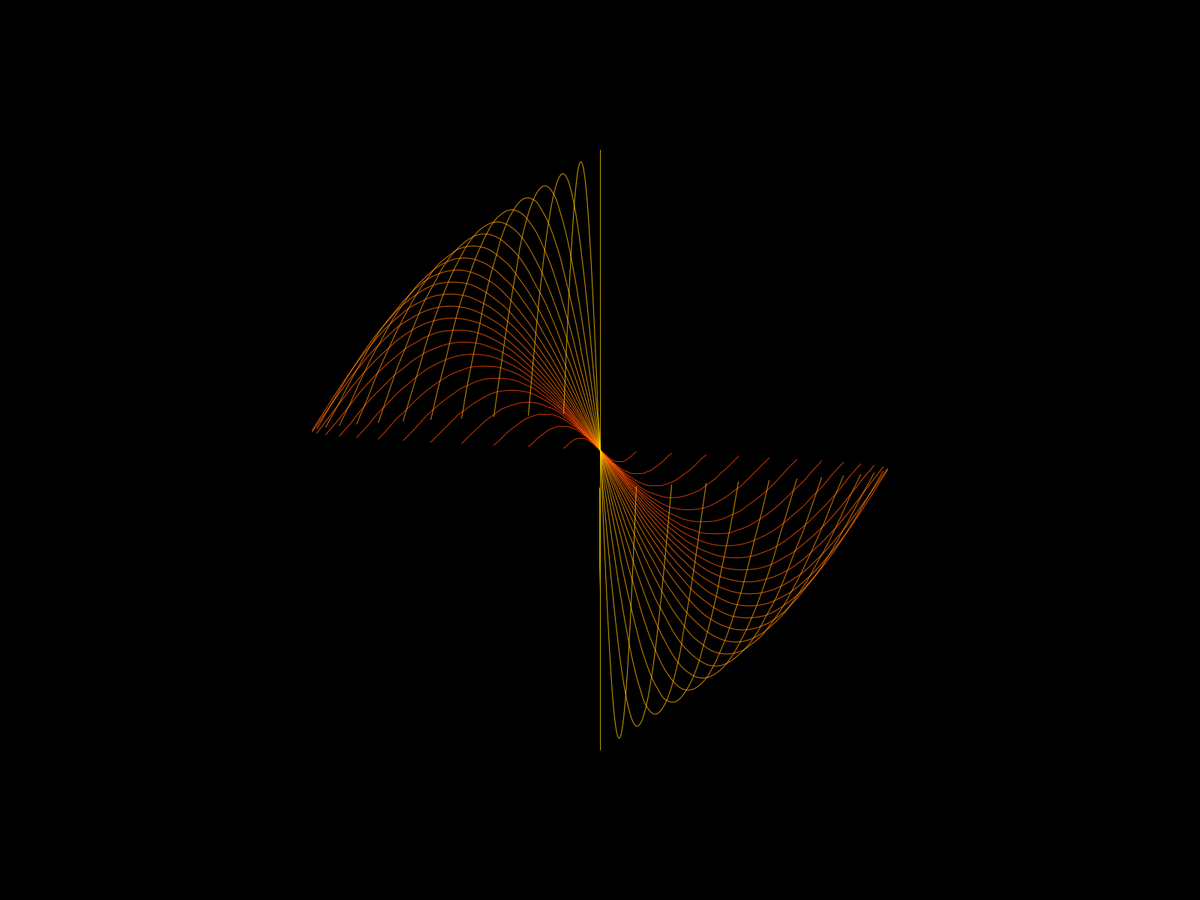
Frame 1 (no input)
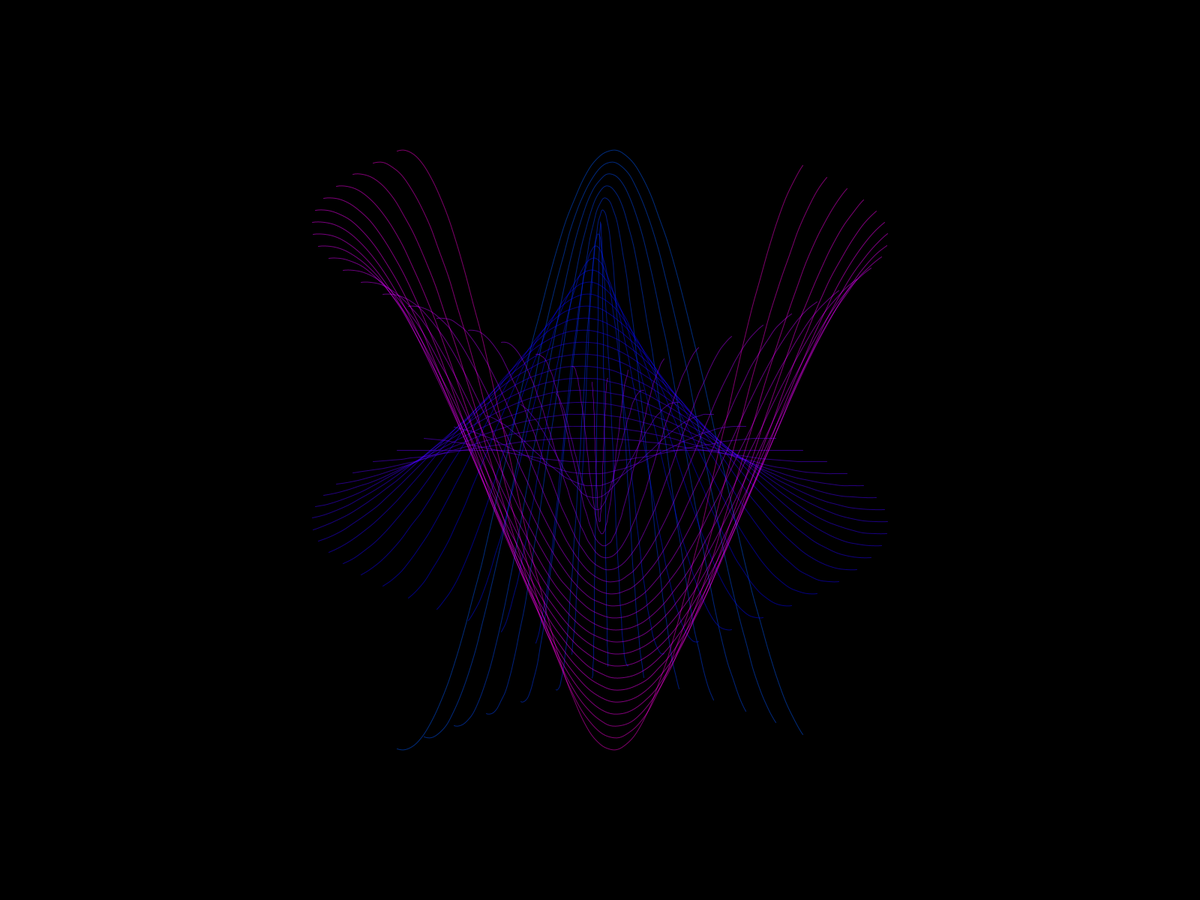
Frame 60 (the mouse pressed at the canvas centre just before this capture)
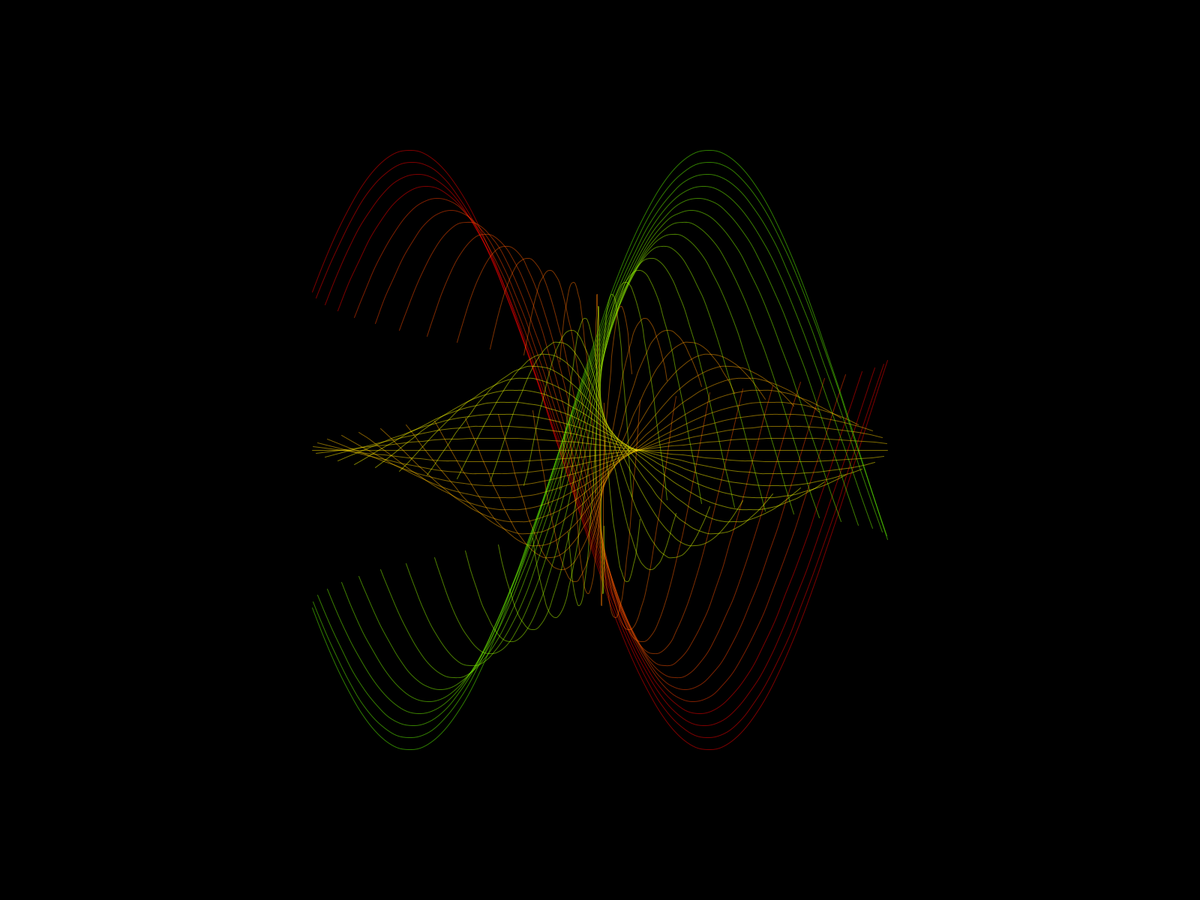
Frame 120 (the mouse held since frame 60 and released just before this capture)

The Processing sketch that drew these frames (run headless with seeded random() and noise(); from frame 60 on, the mouse is pressed at the canvas centre):

// Processing sketch: Curvy_Harmonic_RGB_madness
// ── Curvy_Harmonic_RGB_madness.pde
int n = 16;
float time = 0;
void setup() {

  fullScreen();
  noFill();
  colorMode(HSB);
  smooth(8);
}

 

void draw() {

  background(0);
  smooth();

  for (float y = -400; y <= 400; y += n) {

    stroke(abs((time*3000+(y)*80)/1000 % 330+10), 255, 255,127);

    beginShape();
    
    for (float x = -400; x <= 400; x += n){ 
      float lx1 = x*sin(((4*time)/100)+y*PI/400)+width/2;
      float ly1 = y*sin(((3*time)/100)+x*PI/400)+height/2;
      curveVertex(lx1,ly1);
    }

    endShape();

  }
/*  for (float x = -400; x <= 400; x += n) {

    stroke(abs((time*5000+(x)*80)/1000 % 330+10), 255, 255, 100);

    beginShape();
    
    for (float y = -400; y <= 400; y += n){ 
      float lx1 = x*sin(((2*time)/100)+y*PI/400)+width/2;
      float ly1 = y*sin(((3*time)/100)+x*PI/400)+height/2;
      curveVertex(lx1,ly1);
    }

    endShape();

  }
  */
  time++;
}
